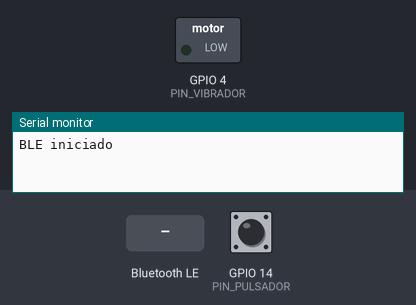
Recording of a sketch running on a simulated ESP32. Parts: switched loads named in the sketch (green lamp = pin HIGH), the last lines printed to the serial monitor. The inputs (shaded band) are chosen by the test bench; at power-on: GPIO 14 (PIN_PULSADOR) LOW. Nothing arrives over Bluetooth unless stated; a phone connects over Bluetooth LE 3 s after start.

Above: at 1.2 s.
1.3 s: Bluetooth LE write "vibrate" received
At 2.4 s:
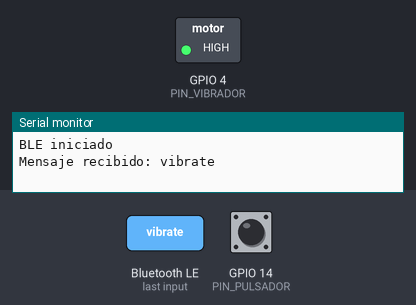
4.3 s: GPIO 14 (PIN_PULSADOR) pulled HIGH for 0.15 s
5.9 s: Bluetooth LE write "1" received
Timing chart, 0 to 8.9 s (numbered marks = the images above; inputs shaded):
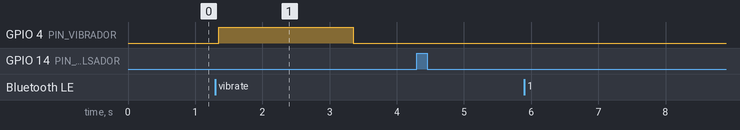

The sketch:

boceto_pulseras_ble_3.ino
```cpp
#include <BLEDevice.h>
#include <BLEUtils.h>
#include <BLEServer.h>

// ======================
// Pines
// ======================

const int PIN_PULSADOR = 14;
const int PIN_VIBRADOR = 4;

// ======================
// UUIDs BLE
// ======================

// Servicio principal
#define SERVICE_UUID        "4fafc201-1fb5-459e-8fcc-c5c9c331914b"

// ESP32 -> App
#define CHARACTERISTIC_TX   "abcd1111-1234-1234-1234-123456789abc"

// App -> ESP32
#define CHARACTERISTIC_RX   "beb5483e-36e1-4688-b7f5-ea07361b26a8"

BLECharacteristic *txCharacteristic;

bool dispositivoConectado = false;

// Callback  de la conexión BLE, la principal
class MyServerCallbacks: public BLEServerCallbacks {

  void onConnect(BLEServer* pServer) {
    dispositivoConectado = true;
    Serial.println("Movil conectado");
  }

  void onDisconnect(BLEServer* pServer) {
    dispositivoConectado = false;
    Serial.println("Movil desconectado");

    BLEDevice::startAdvertising();
  }
};


// Callback de cuando se recibe la señal BLE
class MyCallbacks: public BLECharacteristicCallbacks {

  void onWrite(BLECharacteristic *pCharacteristic) {

    String valor = pCharacteristic->getValue().c_str();

    if (valor.length() > 0) {

      Serial.print("Mensaje recibido: ");
      Serial.println(valor);

      if (valor == "vibrate") {

        digitalWrite(PIN_VIBRADOR, HIGH);

        delay(2000);

        digitalWrite(PIN_VIBRADOR, LOW);
      }
    }
  }
};

void setup() {

  Serial.begin(115200);

  pinMode(PIN_PULSADOR, INPUT_PULLDOWN);
  pinMode(PIN_VIBRADOR, OUTPUT);


  // BLE

  BLEDevice::init("PulseraESP32");

  BLEServer *pServer = BLEDevice::createServer();

  pServer->setCallbacks(new MyServerCallbacks());

  BLEService *pService = pServer->createService(SERVICE_UUID);

  // Característica TX
  txCharacteristic = pService->createCharacteristic(
                       CHARACTERISTIC_TX,
                       BLECharacteristic::PROPERTY_NOTIFY
                     );

  // Para qeu funcione el canal RX
  BLECharacteristic *rxCharacteristic = pService->createCharacteristic(
                                          CHARACTERISTIC_RX,
                                          BLECharacteristic::PROPERTY_WRITE
                                        );

  rxCharacteristic->setCallbacks(new MyCallbacks());

  pService->start();

  BLEAdvertising *pAdvertising = BLEDevice::getAdvertising();

  pAdvertising->start();

  Serial.println("BLE iniciado");
}

void loop() {

  int estadoBoton = digitalRead(PIN_PULSADOR);

  if (estadoBoton == HIGH && dispositivoConectado) {

    Serial.println("Boton pulsado");

    txCharacteristic->setValue("pressed");

    txCharacteristic->notify();

    delay(500);
  }

  delay(50);
}
```

Measured:
- after the input at 1.3 s, GPIO 4 (PIN_VIBRADOR): LOW → HIGH after 0.05 s, → LOW 2.0 s later
